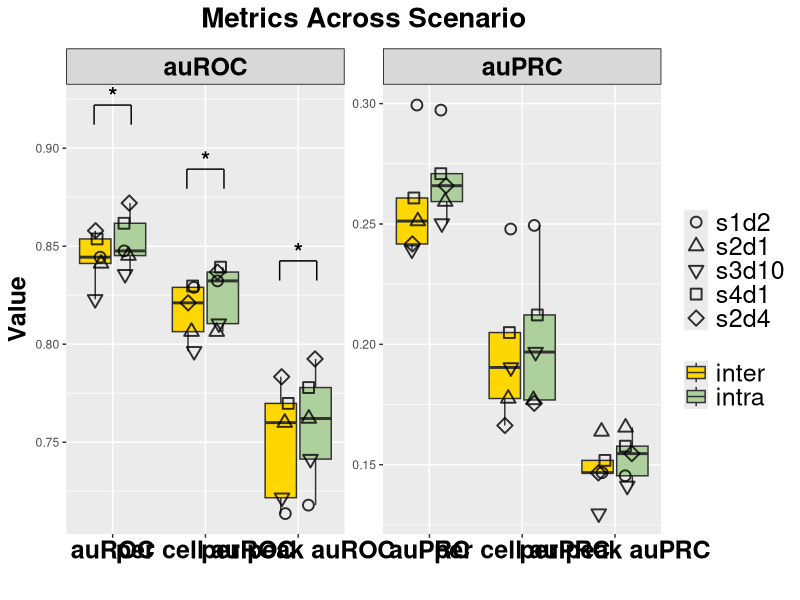
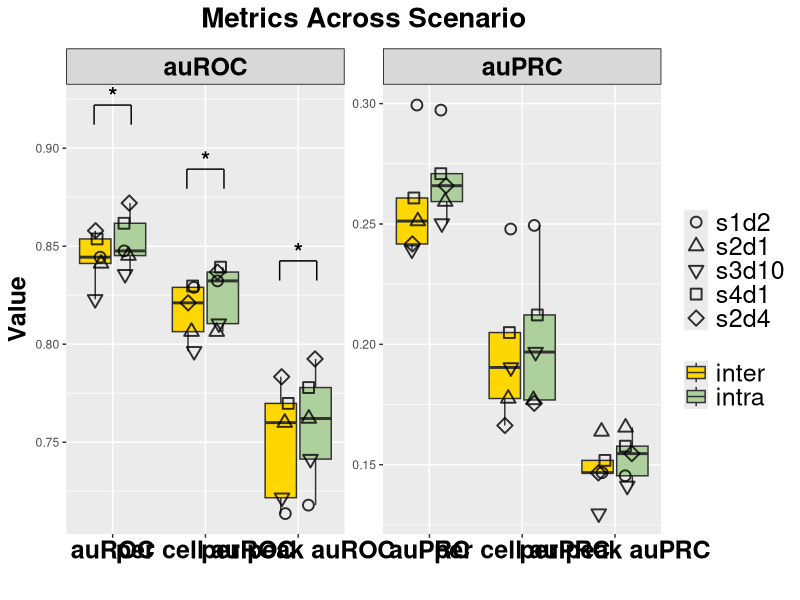

Reproduce these figures in R, in order.
library(ggplot2)
library(readr)
library(dplyr)
library(tidyr)
library(purrr)
library(jsonlite)


df <- read_csv("test_r4_intrainter_auc.csv")
r=4
# Convert Metric & Scenario & Dataset to factor and specify the order
df$Metric <- factor(df$Metric, levels = c("auROC", "per cell auROC", "per peak auROC", 
                                          "auPRC", "per cell auPRC", "per peak auPRC"))
df$Scenario<-factor(df$Scenario,levels=c('inter','intra'))
df$Dataset<-factor(df$Dataset,levels = c('s1d2','s2d1','s3d10','s4d1','s2d4'))

#################################### facet ######################################
# Add 2 new column to group auROC(overall,per-cell,per-peak) and auPRC(overall,per-cell,per-peak),respectively

df <- df %>%
  mutate(MetricType = ifelse(grepl("auROC", Metric), "auROC", "auPRC"))%>%
  mutate(MetricType = factor(MetricType, levels = c("auROC", "auPRC")))

#######################################################
y_pos <- df %>% 
  group_by(Metric) %>% 
  summarise(max_val = max(Value))

perform_tests <- function(differences, digits_round = NULL, exact = FALSE, correct = TRUE) {
  d <- differences[is.finite(differences)]
  if (!is.null(digits_round)) d <- round(d, digits_round)
  
  n <- length(d)
  mean_d <- mean(d)
  sd_d <- sd(d)
  
  res <- list(
    p_value = NA_real_, test_method = "insufficient_n",
    estimate_diff = NA_real_, estimate_type = NA_character_, #  (Mean diff / Pseudo-median)
    effect_size = NA_real_, effect_size_type = NA_character_, #  (Cohen's d / Wilcoxon r)
    lower_ci = NA_real_, upper_ci = NA_real_
  )
  
  if (n < 2) return(res)
  
  if (sd_d == 0) {
    if (all(abs(d) < .Machine$double.eps)) {
      res$p_value <- 1; res$test_method <- "no-diff"
      res$estimate_diff <- 0; res$estimate_type <- "mean_diff"
      res$effect_size <- 0; res$effect_size_type <- "Cohen_d"
      res$lower_ci <- 0; res$upper_ci <- 0
      return(res)
    } else {
      k <- sum(d > 0); n_nonzero <- sum(d != 0)
      bt <- binom.test(k, n_nonzero, p = 0.5, alternative = "two.sided")
      res$p_value <- bt$p.value; res$test_method <- "Sign test (binom)"
      res$estimate_diff <- mean_d; res$estimate_type <- "mean_diff"
      res$effect_size <- k / n_nonzero; res$effect_size_type <- "Proportion_positive"
      res$lower_ci <- mean_d - qt(0.975, df = n-1) * (sd_d / sqrt(n))
      res$upper_ci <- mean_d + qt(0.975, df = n-1) * (sd_d / sqrt(n))
      return(res)
    }
  }
  
  shapiro_p <- if (n >= 3) {
    tryCatch(shapiro.test(d)$p.value, error = function(e) NA_real_)
  } else NA_real_
  
  if (!is.na(shapiro_p) && shapiro_p > 0.05) {
    # t-test
    tt <- t.test(d, mu = 0)
    res$p_value <- tt$p.value
    res$test_method <- "paired t-test"
    
    # Mean Difference
    res$estimate_diff <- tt$estimate[["mean of x"]] 
    res$estimate_type <- "Mean_Difference"
    
    # Cohen's d
    res$effect_size <- mean_d / sd_d  
    res$effect_size_type <- "Cohen_d"
    
    res$lower_ci <- tt$conf.int[1]
    res$upper_ci <- tt$conf.int[2]
  } else {
    # Wilcoxon
    wt <- suppressWarnings(tryCatch(
      wilcox.test(d, alternative = "two.sided", mu = 0, exact = FALSE, correct = TRUE, conf.int = TRUE),
      error = function(e) wilcox.test(d, alternative = "two.sided", mu = 0, exact = FALSE, correct = TRUE)
    ))
    
    res$p_value <- wt$p.value
    res$test_method <- "Wilcoxon signed-rank"
    
    # Pseudo-median
    if ("estimate" %in% names(wt)) {
      res$estimate_diff <- wt$estimate[["(pseudo)median"]]
      res$estimate_type <- "Pseudo_median"
    } else {
      res$estimate_diff <- median(d)
      res$estimate_type <- "Median_Difference" # Fallback
    }
    
    # Wilcoxon r = Z / sqrt(N)
    z_val <- qnorm(wt$p.value / 2)
    res$effect_size <- abs(z_val) / sqrt(n)
    res$effect_size_type <- "Wilcoxon_r"
    
    if ("conf.int" %in% names(wt)) {
      res$lower_ci <- wt$conf.int[1]
      res$upper_ci <- wt$conf.int[2]
    } else {
      res$lower_ci <- mean_d - qt(0.975, df = n-1) * (sd_d / sqrt(n))
      res$upper_ci <- mean_d + qt(0.975, df = n-1) * (sd_d / sqrt(n))
    }
  }
  return(res)
}


df_wide <- df %>% 
  select(Dataset, Metric, MetricType, Scenario, Value) %>%
  pivot_wider(names_from = Scenario, values_from = Value)

methods_list <- levels(df$Scenario)

target_method <- "inter"
other_methods <- setdiff(methods_list, target_method)
# (d <- df_m[[m1]] - df_m[[m2]])  Scenario inter - intra
pairs <- lapply(other_methods, function(m) c(target_method, m)) 

results_list <- list()

for(m in unique(df$Metric)) {
  m_type <- unique(df$MetricType[df$Metric == m])
  df_m <- df_wide %>% filter(Metric == m)
  
  for(p in pairs) {
    m1 <- p[1] 
    m2 <- p[2]
    
    if(m1 %in% colnames(df_m) && m2 %in% colnames(df_m)) {
      d <- df_m[[m1]] - df_m[[m2]]
      
      test_res <- perform_tests(d)
      n_val <- sum(!is.na(d))
      
      results_list[[length(results_list) + 1]] <- tibble(
        Metric = m,
        MetricType = m_type,
        Group1 = m1,
        Group2 = m2,
        N = n_val, 
        estimate_diff = test_res$estimate_diff, 
        estimate_type = test_res$estimate_type,
        lower_ci = test_res$lower_ci,  
        upper_ci = test_res$upper_ci,
        effect_size = test_res$effect_size,
        effect_size_type = test_res$effect_size_type,
        test_method = test_res$test_method,
        p_value = test_res$p_value
      )
    }
  }
}

pairwise_df <- bind_rows(results_list) %>%
  mutate(
    signif = case_when(
      p_value < 0.001 ~ "***",
      p_value < 0.01  ~ "**",
      p_value < 0.05  ~ "*",
      TRUE ~ "ns"
    )
  )
write_csv(pairwise_df, paste0('interintra_auc','_t_wilcox_test.csv'))
sig_df <- pairwise_df %>% filter(signif != "ns")
metric_indices <- df %>% 
  distinct(MetricType, Metric) %>% 
  group_by(MetricType) %>% 
  arrange(Metric) %>% 
  mutate(metric_x = row_number()) %>% 
  ungroup()

k <- length(methods_list)
dodge_width <- 0.8
offsets <- seq(-dodge_width/2 + dodge_width/(2*k), dodge_width/2 - dodge_width/(2*k), length.out = k)
names(offsets) <- methods_list
metric_max <- df %>% group_by(Metric) %>% summarise(max_val = max(Value, na.rm = TRUE))
plot_sig_df <- sig_df %>%
  left_join(metric_indices, by = c("MetricType", "Metric")) %>%
  left_join(metric_max, by = "Metric") %>%
  mutate(
    x1_offset = offsets[Group1],
    x2_offset = offsets[Group2],
    x_min = metric_x + pmin(x1_offset, x2_offset),
    x_max = metric_x + pmax(x1_offset, x2_offset),
    dist = abs(x1_offset - x2_offset) 
  ) %>%

  arrange(MetricType, Metric, dist) %>%
  group_by(MetricType, Metric) %>%
  mutate(
    step = row_number(),
    y_pos = max_val + 0.05 + 0.04 * (step - 1), 
    y_tip = y_pos - 0.01 
  ) %>%
  ungroup()



p <- ggplot(df, aes(x = Metric, y = Value,)) +
  geom_boxplot(aes(group = interaction(Metric, Scenario), fill = Scenario), 
               alpha = 1, outlier.shape = NA) + 
  geom_jitter(
    aes(group = interaction(Metric, Scenario), shape = Dataset),
    position = position_jitterdodge(
      jitter.width = 0.3,  
      dodge.width = 0.6     
    ),size = 3,alpha = 0.8,color = "black",stroke = 1)+
  scale_fill_manual(values = c("intra" = "#aed09c", "inter" = "#FFD700")) + 
  scale_shape_manual(
    values = c(
      "s1d2" = 1,   
      "s2d1" = 2,   
      "s2d4" = 5,   
      "s4d1" = 0,   
      "s3d10" = 6   
    ))+
  scale_x_discrete(expand = expansion(add = c(0.5, 0.5))) +  
  guides(shape = guide_legend(order = 1), fill = guide_legend(order = 2)) + 
  facet_wrap(~MetricType, scales = "free")+
  theme_set(theme_bw())+
  # theme_minimal() +
  theme(
    axis.text.x = element_text(angle = 0, hjust = 0.5, size = 18, face = "bold", color = "black", margin = margin(t =2)),
    axis.title = element_text(size = 18, color = "black", face = "bold"),
    legend.title = element_blank(),
    plot.title = element_text(hjust = 0.5, size = 20, face = "bold",margin = margin(b = 10)),
    legend.text = element_text(size = 18),
    strip.background = element_rect(fill = rgb(0.5, 0.5, 0.5, 0.3),color = "black", size = 0.5),  
    strip.text = element_text(size = 18, face = "bold", color = "black"),  
    strip.text.x = element_text(size = 18, face = "bold",color = "black"), 
  ) +
  labs(title = "Metrics Across Scenario", x = "", y = "Value")



if(nrow(plot_sig_df) > 0) {
  p <- p + 
    geom_segment(data = plot_sig_df, aes(x = x_min, xend = x_max, y = y_pos, yend = y_pos), inherit.aes = FALSE, linewidth = 0.5) +
    geom_segment(data = plot_sig_df, aes(x = x_min, xend = x_min, y = y_pos, yend = y_tip), inherit.aes = FALSE, linewidth = 0.5) +
    geom_segment(data = plot_sig_df, aes(x = x_max, xend = x_max, y = y_pos, yend = y_tip), inherit.aes = FALSE, linewidth = 0.5) +
    geom_text(data = plot_sig_df, aes(x = (x_min + x_max)/2, y = y_pos - 0.00, label = signif), inherit.aes = FALSE, size = 6, vjust = 0, fontface = "bold") +
    scale_y_continuous(expand = expansion(mult = c(0.05, 0.05)))
}

p

ggsave(paste0("intrainter_auc_r",r,'.pdf'), plot = p, 
       width = 10, height = 6, units = "in",dpi = 300)
